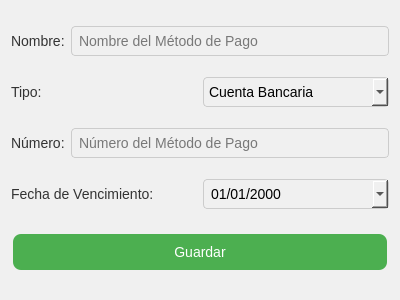
<?xml version="1.0" encoding="UTF-8"?>
<ui version="4.0">
 <class>AddPaymentMethod</class>
 <widget class="QDialog" name="AddPaymentMethod">
  <property name="geometry">
   <rect>
    <x>0</x>
    <y>0</y>
    <width>400</width>
    <height>300</height>
   </rect>
  </property>
  <property name="windowTitle">
   <string>Agregar Método de Pago</string>
  </property>
  <property name="styleSheet">
   <string notr="true">QWidget {
    background-color: #f0f0f0;
    font-family: Arial, sans-serif;
    font-size: 14px;
}

QPushButton {
    background-color: #4CAF50;
    color: white;
    border: none;
    padding: 10px 20px;
    text-align: center;
    text-decoration: none;
    font-size: 14px;
    margin: 4px 2px;
    border-radius: 8px;
}

QPushButton:hover {
    background-color: #45a049;
}

QLabel {
    color: #333;
    font-size: 14px;
}

QLineEdit, QDateEdit, QComboBox {
    padding: 5px;
    border: 1px solid #ccc;
    border-radius: 4px;
}

QListWidget {
    border: 1px solid #ccc;
    border-radius: 4px;
    padding: 5px;
}</string>
  </property>
  <layout class="QVBoxLayout" name="verticalLayout">
   <item>
    <layout class="QHBoxLayout" name="horizontalLayoutNombre">
     <item>
      <widget class="QLabel" name="labelNombre">
       <property name="text">
        <string>Nombre:</string>
       </property>
      </widget>
     </item>
     <item>
      <widget class="QLineEdit" name="inputNombre">
       <property name="placeholderText">
        <string>Nombre del Método de Pago</string>
       </property>
      </widget>
     </item>
    </layout>
   </item>
   <item>
    <layout class="QHBoxLayout" name="horizontalLayoutTipo">
     <item>
      <widget class="QLabel" name="labelTipo">
       <property name="text">
        <string>Tipo:</string>
       </property>
      </widget>
     </item>
     <item>
      <widget class="QComboBox" name="comboTipo">
       <item>
        <property name="text">
         <string>Cuenta Bancaria</string>
        </property>
       </item>
       <item>
        <property name="text">
         <string>Tarjeta de Débito</string>
        </property>
       </item>
       <item>
        <property name="text">
         <string>Tarjeta de Crédito</string>
        </property>
       </item>
      </widget>
     </item>
    </layout>
   </item>
   <item>
    <layout class="QHBoxLayout" name="horizontalLayoutNumero">
     <item>
      <widget class="QLabel" name="labelNumero">
       <property name="text">
        <string>Número:</string>
       </property>
      </widget>
     </item>
     <item>
      <widget class="QLineEdit" name="inputNumero">
       <property name="placeholderText">
        <string>Número del Método de Pago</string>
       </property>
      </widget>
     </item>
    </layout>
   </item>
   <item>
    <layout class="QHBoxLayout" name="horizontalLayoutFechaVencimiento">
     <item>
      <widget class="QLabel" name="labelFechaVencimiento">
       <property name="text">
        <string>Fecha de Vencimiento:</string>
       </property>
      </widget>
     </item>
     <item>
      <widget class="QDateEdit" name="inputFechaVencimiento">
       <property name="displayFormat">
        <string>dd/MM/yyyy</string>
       </property>
       <property name="calendarPopup">
        <bool>true</bool>
       </property>
      </widget>
     </item>
    </layout>
   </item>
   <item>
    <widget class="QPushButton" name="btnSave">
     <property name="text">
      <string>Guardar</string>
     </property>
    </widget>
   </item>
  </layout>
 </widget>
 <resources/>
 <connections/>
</ui>
